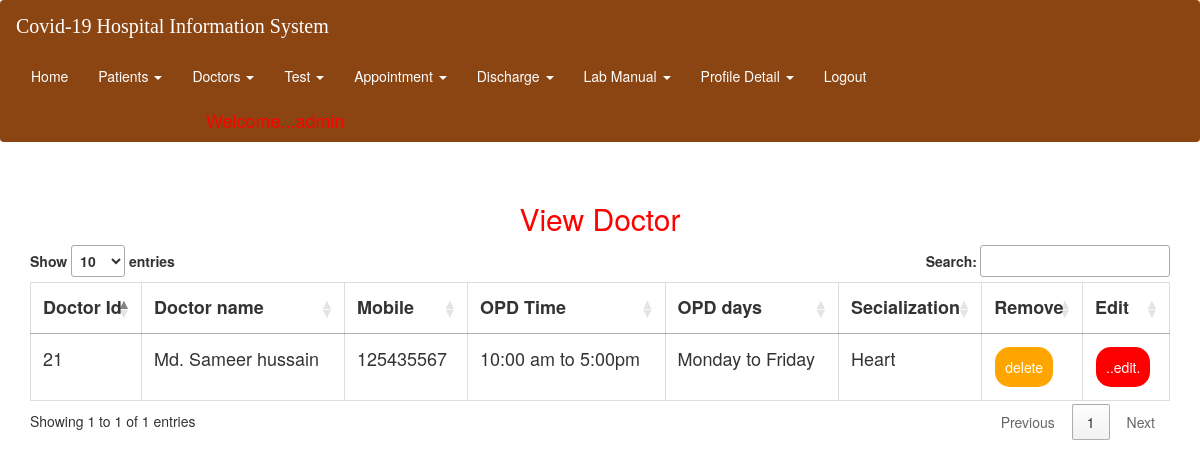
The page /view_doctor (signed in) on the database its author committed.
### hospital/models.py (models this page shows, shortened)
class Doctor(models.Model):
    name = models.CharField(max_length=50, null=True)
    o_time = models.CharField(max_length=50, null=True)
    o_days = models.CharField(max_length=50, null=True)
    mobile = models.IntegerField(null=True)
    special = models.CharField(max_length=50, null=True)

### hospital/views.py (the view)
# urls.py: path('view_doctor', view_Doctor, name='view_doctor'),
def view_Doctor(request):
    if not request.user.is_staff:
        return redirect('login')
    stats = Stats.objects.all()
    doc = Doctor.objects.all()
    d = {'doc': doc, "stats": stats}
    return render(request, 'view_doctor.html', d)

### hospital/templates/view_doctor.html
{% extends 'navigation.html' %}
{% block body %}
  <div class="container">
<br><center><h2 style="color:red">View Doctor</h2></center>
<table class="table table-bordered" id="myTable">
  <thead>
  <tr>
    <th>Doctor Id</th>
    <th>Doctor name</th>
      <th> Mobile</th>
      <th> OPD Time</th>
      <th> OPD days</th>
    <th>Secialization</th>
    <th>Remove</th>
    <th>Edit</th>
  </tr>
  </thead>
    <tbody>
    {% for i in doc %}
  <tr>
    <td>{{i.id}}</td>
    <td>{{i.name}}</td>
      <td>{{i.mobile}}</td>
      <td>{{i.o_time}}</td>
      <td>{{i.o_days}}</td>
      <td>{{i.special}}</td>
    <td><a href="{% url 'delete_doctor' i.id %}"><button class="button button1">delete</button></a></td>
    <td><a href="{% url 'edit_doctor' i.id %}"><button class="button button1" style="background-color:red">..edit.</button></a></td>
  </tr>
    {% endfor %}
  </tbody>
</table>
  </div>
{% endblock %}

### hospital/templates/navigation.html (style rules this page uses)
* { box-sizing: border-box; }
#myTable { border-collapse: collapse; width: 100%; border: 1px solid #ddd; font-size: 18px; }
#myTable th, #myTable td { text-align: left; padding: 12px; }
#myTable tr { border-bottom: 1px solid #ddd; }
.button { background-color: orange; border: none; color: white; padding: 10px; text-align: center; text-decoration: none; display: inline-block; font-size: 14px; margin: 1px 1px; cursor: pointer; }
.button1 { border-radius: 15px; }

### rows shown on the page
Doctor: id "21", name "Md. Sameer hussain", mobile "125435567", o_time "10:00 am to 5:00pm", o_days "Monday to Friday", special "Heart"
